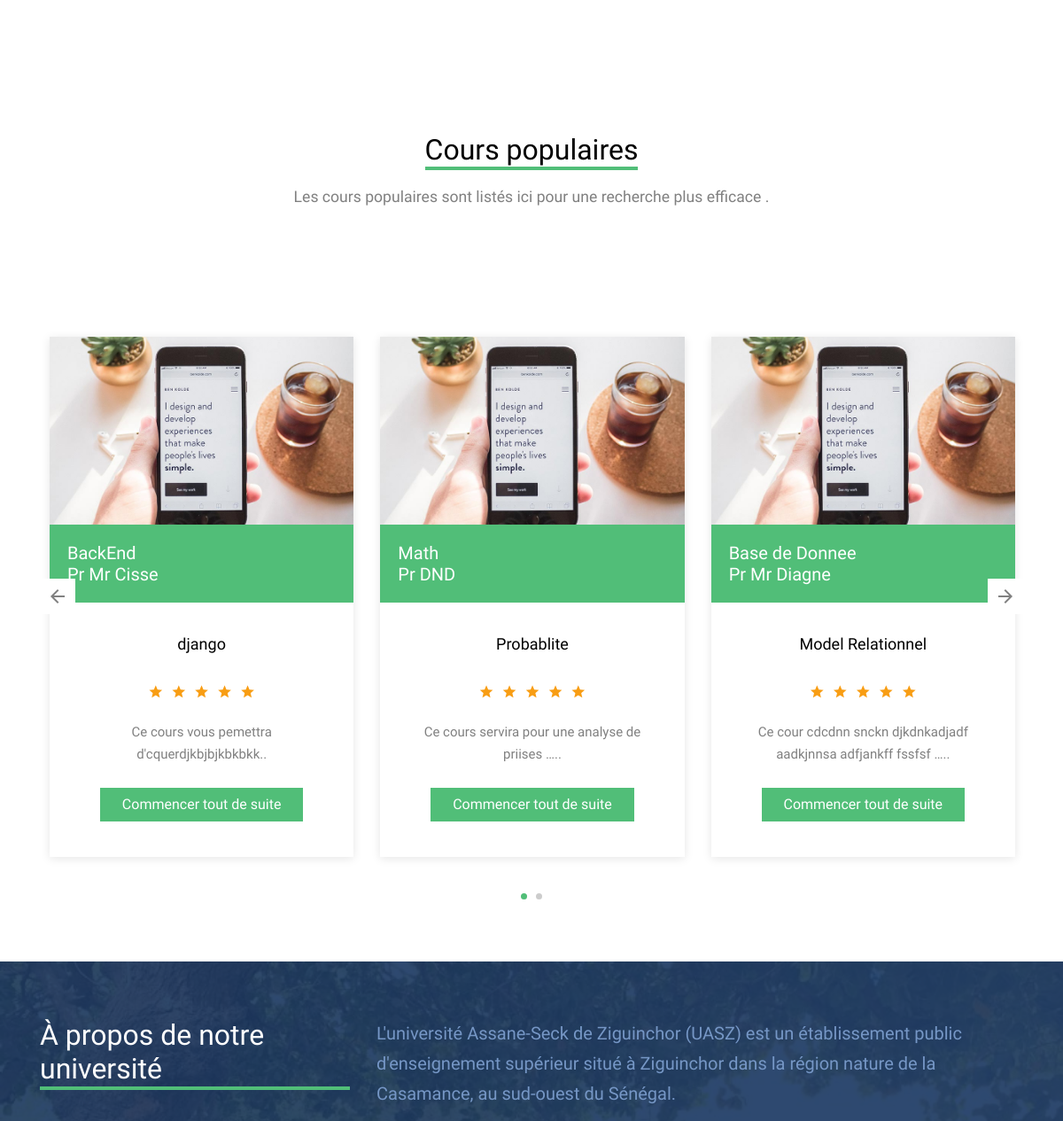
Before: /face (middle part) with the older database file.
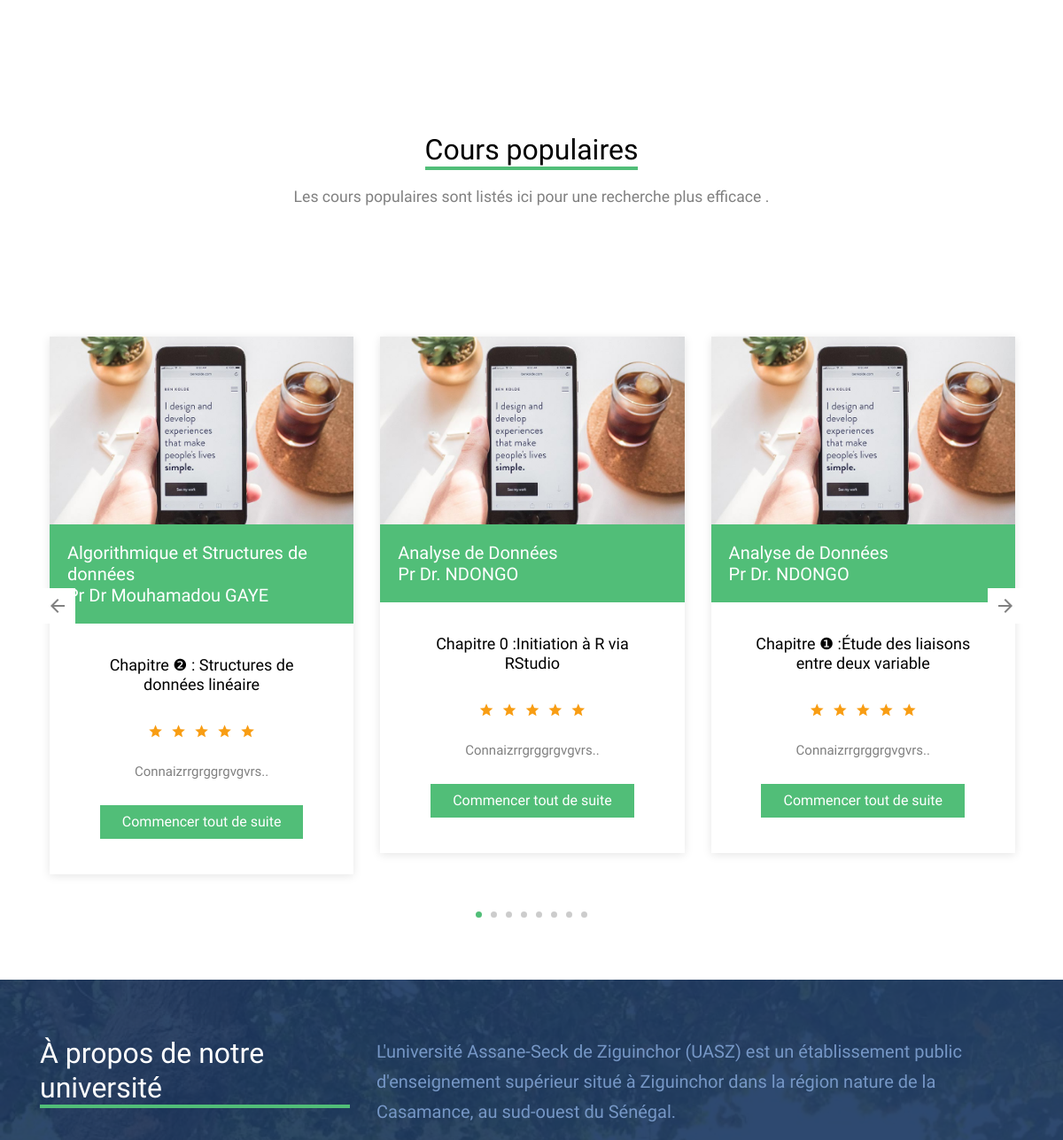
After: the same page with the newer database file.
### face/models.py (models this page shows, shortened)
class cours(models.Model):
    titre=models.CharField(verbose_name="Titre du cours" ,null=False,max_length=50)
    matiere=models.CharField(verbose_name="Domaine du cours" ,null=False,max_length=100)
    auteur=models.CharField(verbose_name="Auteur du cours" ,null=False,max_length=50)
    doc=models.FileField(null=True,blank=True,upload_to="pdf",validators=[est_une_extension_autorise])
    cover=models.ImageField(null=True,blank=False,upload_to="image/",default='image/default.jpg',verbose_name='Veuiller mettre une image pour embellir le cours')
    niveau=models.CharField(verbose_name="Niveau" ,null=False, max_length=50)
    desc=models.TextField(null=True)
    coef=models.IntegerField(null=True,verbose_name='Coeffcient de la matiere')

### face/views.py (the view)
# urls.py: path('', views.index),
def index(request):
    listCours= cours.objects.all()
    return render(request, 'face/index.html',{"listCours":listCours})

### face/templates/face/index.html (shortened to what this page needs)
{% extends "base.html" %}
{% load static %}
{% block content %}
    <div class="site-section">
    </div>
    <div class="site-section">
      <div class="container">
        <div class="row mb-5 justify-content-center text-center">
          <div class="col-lg-6 mb-5">
            <h2 class="section-title-underline mb-3">
              <span>Cours populaires</span>
            </h2>
            <p>Les cours populaires sont listés ici pour une recherche plus efficace .</p>
          </div>
        </div>
        <div class="row">
          <div class="col-12">
              <div class="owl-slide-3 owl-carousel">
                {% for cours in listCours %}
                  <div class="course-1-item">
                    <figure class="thumnail">
                      <a href="{% url 'about' %} "><img src="{% static 'face/images/course_1.jpg' %}" alt="Image" class="img-fluid"></a>
                      <div class="category"><h3>{{cours.matiere}} <br>
                        Pr {{cours.auteur}}</h3></div>
                    </figure>
                    <div class="course-1-content pb-4">
                      <h2>{{cours.titre}}</h2>
                      <div class="rating text-center mb-3">
                        <span class="icon-star2 text-warning"></span>
                        <span class="icon-star2 text-warning"></span>
                        <span class="icon-star2 text-warning"></span>
                        <span class="icon-star2 text-warning"></span>
                        <span class="icon-star2 text-warning"></span>
                      </div>
                      <p class="desc mb-4">{{cours.desc|truncatewords:8}}..</p>
                      <p><a href="{%url 'course_single' cours.id %}" class="btn btn-primary rounded-0 px-4">Commencer tout de suite</a></p>
                    </div>
                  </div>
                {% endfor %}
              </div>
          </div>
        </div>
      </div>
    </div>
    <div class="section-bg style-1" style="background-image: url('{% static 'face/images/hero_1.jpg' %}'); ">
      <div class="container">
        <div class="row">
          <div class="col-lg-4">
            <h2 class="section-title-underline style-2">
              <span>À propos de notre université</span>
            </h2>
          </div>
          <div class="col-lg-8">
            <p class="lead">L'université Assane-Seck de Ziguinchor (UASZ) est un établissement public d'enseignement supérieur situé à Ziguinchor dans la région nature de la Casamance, au sud-ouest du Sénégal.</p>
          </div>
        </div>
      </div>
    </div>
{% endblock %}

### templates/base.html (shortened to what this page needs)
{% load static %}
<!DOCTYPE html>
<html lang="en">
<head>
  <link rel="stylesheet" type="text/css" href="{% static 'face/fonts/icomoon/style.css' %}">
  <link rel="stylesheet" href="{% static 'face/css/bootstrap.min.css' %}">
  <link rel="stylesheet" href="{% static 'face/css/jquery-ui.css' %}">
  <link rel="stylesheet" href="{% static 'face/css/owl.carousel.min.css' %}">
  <link rel="stylesheet" href="{% static 'face/css/owl.theme.default.min.css' %}">
  <link rel="stylesheet" href="{% static 'face/css/owl.theme.default.min.css' %}">
  <link rel="stylesheet" href="{% static 'face/css/jquery.fancybox.min.css' %}">
  <link rel="stylesheet" href="{% static 'face/css/bootstrap-datepicker.css' %}">
  <link rel="stylesheet" href="{% static 'face/fonts/flaticon/font/flaticon.css' %}">
  <link rel="stylesheet" href="{% static 'face/css/aos.css' %}">
  <link href="{% static 'face/css/jquery.mb.YTPlayer.min.css' %}" media="all" rel="stylesheet" type="text/css">
  <link rel="stylesheet" href="{% static 'face/css/style.css' %}">
</head>
<body data-spy="scroll" data-target=".site-navbar-target" data-offset="300">
  <div class="site-wrap">
                {% block content %}{% endblock %}
  </div>
</body>
</html>

### face/static/face/css/style.css (style rules this page uses)
body { line-height: 1.7; color: gray; font-weight: 300; font-size: 1.1rem; }
h1, h2, h3, h4, h5, .h1, .h2, .h3, .h4, .h5 { font-family: "Muli", -apple-system, BlinkMacSystemFont, "Segoe UI", Roboto, "Helvetica Neue", Arial, sans-serif, "Apple Color Emoji", "Segoe UI Emoji", "Segoe UI Symbol", "Noto Color Emoji"; }
.site-wrap:before { display: none; -webkit-transition: .3s all ease-in-out; -o-transition: .3s all ease-in-out; transition: .3s all ease-in-out; background: rgba(0, 0, 0, 0.6); content: ""; position: absolute; z-index: 2000; top: 0; left: 0; right: 0; bottom: 0; opacity: 0; visibility: hidden; }
.site-section { padding: 2.5em 0; }
@media (min-width: 768px) { .site-section { padding: 5em 0; } }
.section-title-underline { color: #000; }
.section-title-underline span { display: inline-block; border-bottom: 4px solid #51be78; }
.section-title-underline.style-2 { color: #fff; }
.section-title-underline.style-2 span { border-color: #51be78; }
.section-bg { background-size: cover; background-position: center; background-repeat: no-repeat; padding: 4rem 0; }
.section-bg.style-1 { position: relative; }
.section-bg.style-1:before { content: ""; position: absolute; top: 0; left: 0; right: 0; bottom: 0; background: #183661; opacity: .9; z-index: 0; }
.section-bg.style-1 > .container { z-index: 2; }
.section-bg.style-1 p { color: #7697c6; }
.owl-slide-3, .owl-slide { position: relative; }
.course-1-item { -webkit-box-shadow: 0 2px 10px 0 rgba(0, 0, 0, 0.1); box-shadow: 0 2px 10px 0 rgba(0, 0, 0, 0.1); }
.course-1-item figure { position: relative; }
.course-1-item .category { background: #51be78; padding: 20px; }
.course-1-item .category h3 { color: #fff; font-size: 20px; margin-bottom: 0; }
.course-1-item .course-1-content { padding: 20px 40px; text-align: center; }
.course-1-item .course-1-content h2 { margin: 0 0 30px 0; font-size: 18px; color: #000; }
.course-1-item .course-1-content .rating { text-align: center; }
.course-1-item .course-1-content .desc { font-size: 15px; }

Changed rows visible on the page:
changed cours: matiere "BackEnd" → "Algorithmique et Structures de données"; auteur "Mr Cisse" → "Dr Mouhamadou GAYE"; titre "django" → "Chapitre ❷ : Structures de données linéaire"; desc "Ce cours vous pemettra d'cquerdjkbjbjkbkbkk" → "Connaizrrgrggrgvgvrs"
changed cours: matiere "Math" → "Analyse de Données"; auteur "DND" → "Dr. NDONGO"; titre "Probablite" → "Chapitre 0 :Initiation à R via RStudio"; desc "Ce cours servira pour une analyse de priises …" → "Connaizrrgrggrgvgvrs"
changed cours: matiere "Base de Donnee" → "Analyse de Données"; auteur "Mr Diagne" → "Dr. NDONGO"; titre "Model Relationnel" → "Chapitre ❶ :Étude des liaisons entre deux variable"; desc "Ce cour cdcdnn snckn djkdnkadjadf aadkjnnsa adfjankff fssfsf …" → "Connaizrrgrggrgvgvrs"
